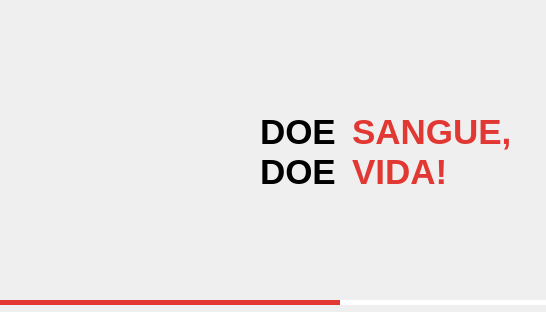
<?xml version="1.0" encoding="UTF-8"?>
<ui version="4.0">
 <class>Splash</class>
 <widget class="QMainWindow" name="Splash">
  <property name="geometry">
   <rect>
    <x>0</x>
    <y>0</y>
    <width>546</width>
    <height>312</height>
   </rect>
  </property>
  <property name="minimumSize">
   <size>
    <width>546</width>
    <height>312</height>
   </size>
  </property>
  <property name="maximumSize">
   <size>
    <width>546</width>
    <height>312</height>
   </size>
  </property>
  <property name="contextMenuPolicy">
   <enum>Qt::NoContextMenu</enum>
  </property>
  <property name="windowTitle">
   <string/>
  </property>
  <property name="styleSheet">
   <string notr="true"/>
  </property>
  <widget class="QWidget" name="centralwidget">
   <property name="contextMenuPolicy">
    <enum>Qt::NoContextMenu</enum>
   </property>
   <property name="styleSheet">
    <string notr="true">margin:0;</string>
   </property>
   <widget class="QProgressBar" name="progressBar">
    <property name="geometry">
     <rect>
      <x>0</x>
      <y>300</y>
      <width>546</width>
      <height>5</height>
     </rect>
    </property>
    <property name="whatsThis">
     <string/>
    </property>
    <property name="styleSheet">
     <string notr="true">QProgressBar {
     border: none;
     border-radius: 0px;
     background-color: none;
 }

 QProgressBar::chunk {
     background-color: #E13833;
     width: 20px;
 }</string>
    </property>
    <property name="value">
     <number>60</number>
    </property>
    <property name="textVisible">
     <bool>false</bool>
    </property>
    <property name="format">
     <string/>
    </property>
   </widget>
   <widget class="QLabel" name="label_3">
    <property name="geometry">
     <rect>
      <x>60</x>
      <y>20</y>
      <width>161</width>
      <height>261</height>
     </rect>
    </property>
    <property name="minimumSize">
     <size>
      <width>161</width>
      <height>261</height>
     </size>
    </property>
    <property name="maximumSize">
     <size>
      <width>161</width>
      <height>261</height>
     </size>
    </property>
    <property name="text">
     <string/>
    </property>
    <property name="pixmap">
     <pixmap>../../../assets/doesangue_splash_logo.png</pixmap>
    </property>
    <property name="scaledContents">
     <bool>true</bool>
    </property>
   </widget>
   <widget class="QWidget" name="horizontalLayoutWidget">
    <property name="geometry">
     <rect>
      <x>260</x>
      <y>110</y>
      <width>251</width>
      <height>83</height>
     </rect>
    </property>
    <layout class="QHBoxLayout" name="horizontalLayout">
     <item>
      <widget class="QLabel" name="label">
       <property name="styleSheet">
        <string notr="true">font-size:35px;
font-weight:bold;</string>
       </property>
       <property name="text">
        <string>DOE
DOE </string>
       </property>
      </widget>
     </item>
     <item>
      <widget class="QLabel" name="label_2">
       <property name="styleSheet">
        <string notr="true">font-size:35px;
color: #E13833;
font-weight:bold;</string>
       </property>
       <property name="text">
        <string>SANGUE,
VIDA!</string>
       </property>
      </widget>
     </item>
    </layout>
   </widget>
  </widget>
 </widget>
 <resources/>
 <connections/>
</ui>
